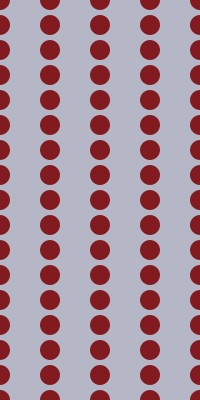
Frame 1 (no input)
Frame 60 (the mouse pressed at the canvas centre just before this capture): identical to frame 1, image omitted
Frame 120 (the mouse held since frame 60 and released just before this capture): identical to frame 1, image omitted

The Processing sketch that drew this single still picture (run headless with seeded random() and noise(); from frame 60 on, the mouse is pressed at the canvas centre):

// Processing sketch: processing_25402
// ── processing_25402.pde

int space=50;
void setup(){
  size(200,400);
  smooth();
  noStroke();
}

void draw(){
  background(182,183,198);
  for(int x = 0; x < 200; x = x + 1){
    for(int y = 0; y < 400; y = y + 1){
      fill(129,27,31);
      ellipse(x*space,y*space/2,20,20);
    }
  }
}
